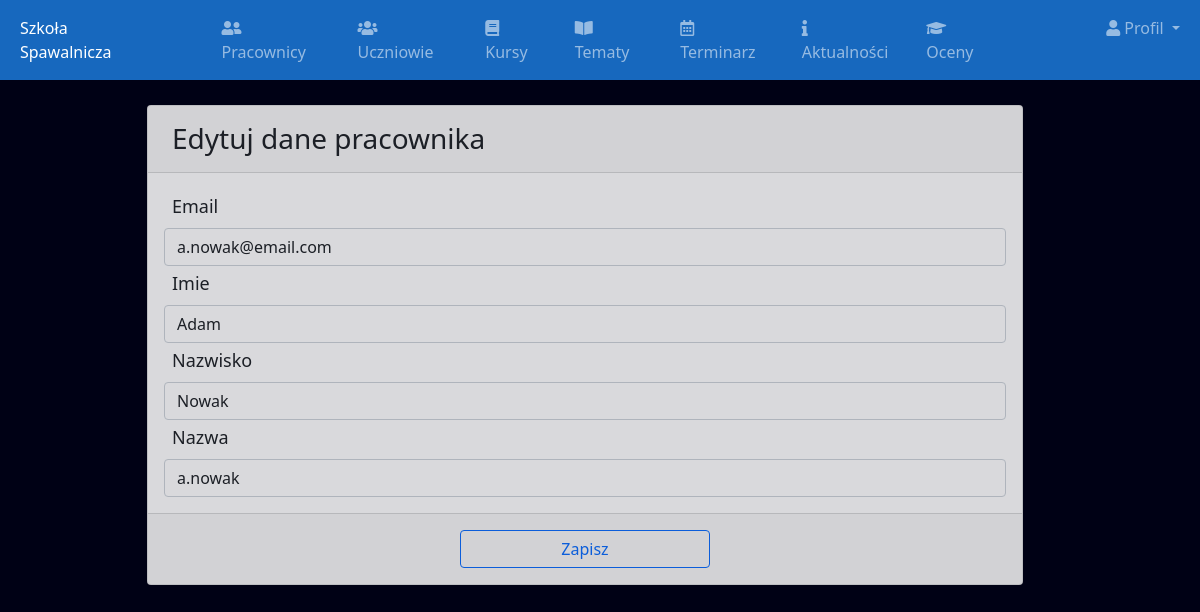
/admineditstaff/2 (signed in), run on the app's committed database.
### school/models.py (models this page shows)
class Staff(models.Model):
    id=models.AutoField(primary_key=True)
    admin=models.OneToOneField(CustomUser,on_delete=models.CASCADE)
    created_at=models.DateTimeField(auto_now_add=True)
    updated_at=models.DateTimeField(auto_now_add=True)
    objects=models.Manager()

class CustomUser(AbstractUser):
    user_type_data=((1,"HOD"),(2,"Staff"),(3,"Student"))
    user_type=models.CharField(default=1, choices=user_type_data,max_length=10)

### school/adminviews.py (the view)
# urls.py: path('admineditstaff/<str:staff_id>', adminviews.admineditstaff, name="admineditstaff"),
def admineditstaff(request, staff_id):
    staff = Staff.objects.get(admin = staff_id)
    return render(request,"school/admin/admineditstaff.html",{"staff":staff,"id":staff_id})

### school/logincheck.py (called while the page is built, shortened)
    def process_view(self,request,view_func,view_args,view_kwargs):
        modulename=view_func.__module__
        user=request.user
        if user.is_authenticated:
            if user.user_type == "1":
                if modulename == "school.adminviews":
                    pass
                elif modulename == "school.views":
                    pass
                else:
                    return HttpResponseRedirect(reverse("adminhome"))
            else:
                modulename == "school.views"
        else:
            if request.path == reverse("loginpage") or request.path == reverse("signin") or modulename == "django.contrib.auth.views" or request.path == reverse("home") or request.path == reverse("contact"):
                pass
            else:
                return HttpResponseRedirect(reverse("loginpage"))

### school/templates/school/admin/admineditstaff.html (shortened to what this page needs)
{% extends 'admin/adminbase.html' %}
{% block content %}
<section class="content">
    <div class="container-fluid">
        <div class="row">
            <div class="col-md-12">
                <div class="card card-primary">
                    <div class="card-header">
                        <h3 class="card-title  my-2 ms-2">Edytuj dane pracownika</h3>
                    </div>
                    <form role="form" action="/admineditsavestaff/" method="post">
                        <div class="card-body">
                            <div class="form-group">
                                <label class="label mb-2 mt-1 ms-2">Email</label>
                                <input type="email" class="form-control" name="email"
                                    value="{{ staff.admin.email }}">
                            </div>
                            <div class="form-group">
                                <label class="label mb-2 mt-1 ms-2">Imie</label>
                                <input type="text" class="form-control" name="first_name"
                                    value="{{ staff.admin.first_name }}">
                            </div>
                            <div class="form-group">
                                <label class="label mb-2 mt-1 ms-2">Nazwisko</label>
                                <input type="text" class="form-control" name="last_name"
                                    value="{{ staff.admin.last_name }}">
                            </div>
                            <div class="form-group">
                                <label class="label mb-2 mt-1 ms-2">Nazwa</label>
                                <input type="text" class="form-control" name="username" id="id_username" autocomplete="off"
                                    value="{{ staff.admin.username }}">
                            </div>
                        </div>
                        <div class="card-footer">
                            <center>
                                <button type="submit" class="btn btn-outline-primary save my-2">Zapisz</button>
                            </center>
                        </div>
                    </form>
                </div>
            </div>
        </div>
    </div>
</section>
{% endblock %}

### school/templates/school/admin/adminbase.html (style rules this page uses)
body { background: #000115; }

### school/templates/school/admin/admineditstaff.html (style rules this page uses)
.content { width: 75%; top: 200px; left: 45%; transform: translate(15%, 25px); opacity: 85%; }
.label { font-size: 18px; }
.btn.btn-outline-primary.save { width: 250px; height: 25x; }

### data on the page
Staff: email "a.nowak@email.com", first_name "Adam", last_name "Nowak", username "a.nowak"
